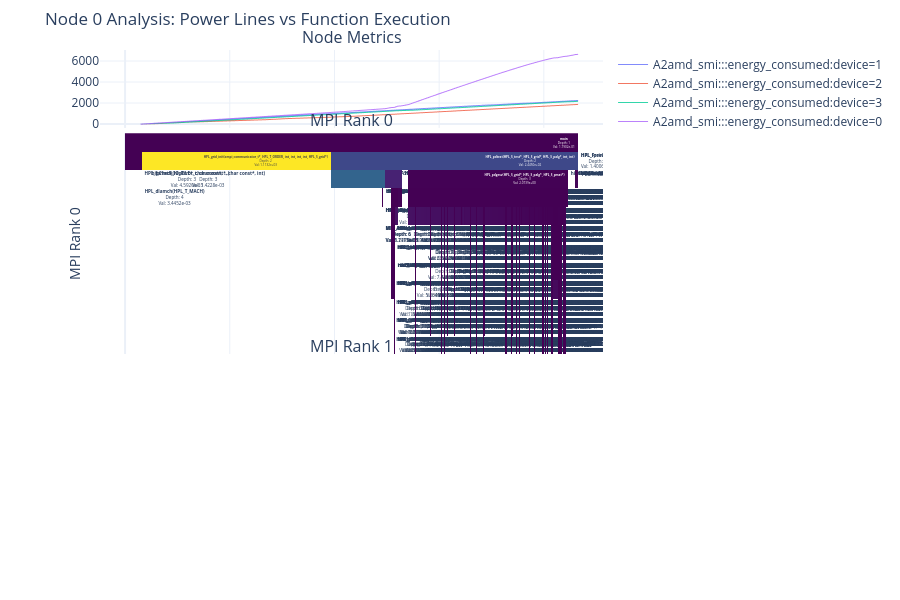

Source (notebook cell):
### Code cell
# Visualize Node View (Metrics + Flamegraphs)
print("Generating Node View...")
run = ensemble.runs[0]
node_metrics = run.nodes[0].metrics
metrics_to_plot = [m for name, m in node_metrics.items() if "energy" in name]

Visualizer.plot_node_view(
    attributed_df=df_joules,
    ranks=["MPI Rank 0", "MPI Rank 1"],
    metrics_data=metrics_to_plot,
    title="Node 0 Analysis: Power Lines vs Function Execution"
)

### Figure 1 — Plotly figure (JSON) as saved in the notebook; plotly's stock layout.template omitted (floating-point values rounded to 4 significant figures; data arrays with more than 128 entries replaced by an {"elided": "..."} marker saying what was removed)
{"data": [{"line": {"width": 1}, "mode": "lines", "name": "A2amd_smi:::energy_consumed:device=1", "opacity": 0.8, "type": "scattergl", "x": {"elided": "1142 float values"}, "xaxis": "x", "y": {"elided": "1142 float values"}, "yaxis": "y"}, {"line": {"width": 1}, "mode": "lines", "name": "A2amd_smi:::energy_consumed:device=2", "opacity": 0.8, "type": "scattergl", "x": {"elided": "1142 float values"}, "xaxis": "x", "y": {"elided": "1142 float values"}, "yaxis": "y"}, {"line": {"width": 1}, "mode": "lines", "name": "A2amd_smi:::energy_consumed:device=3", "opacity": 0.8, "type": "scattergl", "x": {"elided": "1142 float values"}, "xaxis": "x", "y": {"elided": "1142 float values"}, "yaxis": "y"}, {"line": {"width": 1}, "mode": "lines", "name": "A2amd_smi:::energy_consumed:device=0", "opacity": 0.8, "type": "scattergl", "x": {"elided": "1142 float values"}, "xaxis": "x", "y": {"elided": "1142 float values"}, "yaxis": "y"}, {"base": {"elided": "3128 float values"}, "hoverinfo": "text", "marker": {"cmax": 1113.0, "cmin": 0, "color": {"elided": "3128 float values"}, "colorscale": [[0, "#440154"], [0.1111, "#482878"], [0.2222, "#3e4989"], [0.3333, "#31688e"], [0.4444, "#26828e"], [0.5556, "#1f9e89"], [0.6667, "#35b779"], [0.7778, "#6ece58"], [0.8889, "#b5de2b"], [1, "#fde725"]], "line": {"width": 0}}, "name": "MPI Rank 0", "orientation": "h", "showlegend": false, "text": {"elided": "3128 str values"}, "type": "bar", "x": {"elided": "3128 float values"}, "xaxis": "x2", "y": {"elided": "3128 int values"}, "yaxis": "y2"}], "layout": {"annotations": [{"font": {"size": 16}, "showarrow": false, "text": "Node Metrics", "x": 0.5, "xanchor": "center", "xref": "paper", "y": 1, "yanchor": "bottom", "yref": "paper"}, {"font": {"size": 16}, "showarrow": false, "text": "MPI Rank 0", "x": 0.5, "xanchor": "center", "xref": "paper", "y": 0.843, "yanchor": "bottom", "yref": "paper"}, {"font": {"size": 16}, "showarrow": false, "text": "MPI Rank 1", "x": 0.5, "xanchor": "center", "xref": "paper", "y": 0.4165, "yanchor": "bottom", "yref": "paper"}], "bargap": 0, "bargroupgap": 0, "height": 600, "hovermode": "x unified", "margin": {"b": 20, "l": 100, "r": 20, "t": 50}, "title": {"text": "Node 0 Analysis: Power Lines vs Function Execution"}, "xaxis": {"anchor": "y", "domain": [0, 1], "matches": "x", "rangeslider": {"visible": false}, "showspikes": true, "showticklabels": false, "spikecolor": "black", "spikemode": "across", "spikesnap": "cursor", "spikethickness": 1}, "xaxis2": {"anchor": "y2", "domain": [0, 1], "matches": "x", "showticklabels": false}, "xaxis3": {"anchor": "y3", "domain": [0, 1], "matches": "x"}, "yaxis": {"anchor": "x", "domain": [0.853, 1]}, "yaxis2": {"anchor": "x2", "autorange": "reversed", "domain": [0.4265, 0.843], "fixedrange": true, "showticklabels": false, "title": {"text": "MPI Rank 0"}}, "yaxis3": {"anchor": "x3", "domain": [0, 0.4165]}}}
